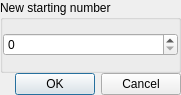
<?xml version="1.0" encoding="UTF-8"?>
<ui version="4.0">
 <class>RenumberDialog</class>
 <widget class="QDialog" name="RenumberDialog">
  <property name="geometry">
   <rect>
    <x>0</x>
    <y>0</y>
    <width>181</width>
    <height>95</height>
   </rect>
  </property>
  <property name="windowTitle">
   <string>Renumber</string>
  </property>
  <property name="windowIcon">
   <iconset>
    <normalon>:/subsurface-icon</normalon>
   </iconset>
  </property>
  <layout class="QVBoxLayout" name="verticalLayout_2">
   <property name="spacing">
    <number>0</number>
   </property>
   <property name="margin">
    <number>0</number>
   </property>
   <item>
    <widget class="QGroupBox" name="groupBox">
     <property name="title">
      <string>New starting number</string>
     </property>
     <layout class="QVBoxLayout" name="verticalLayout">
      <property name="margin">
       <number>0</number>
      </property>
      <item>
       <widget class="QSpinBox" name="spinBox">
        <property name="maximum">
         <number>99999</number>
        </property>
       </widget>
      </item>
     </layout>
    </widget>
   </item>
   <item>
    <widget class="QDialogButtonBox" name="buttonBox">
     <property name="orientation">
      <enum>Qt::Horizontal</enum>
     </property>
     <property name="standardButtons">
      <set>QDialogButtonBox::Cancel|QDialogButtonBox::Ok</set>
     </property>
    </widget>
   </item>
  </layout>
 </widget>
 <resources>
  <include location="../subsurface.qrc"/>
 </resources>
 <connections>
  <connection>
   <sender>buttonBox</sender>
   <signal>accepted()</signal>
   <receiver>RenumberDialog</receiver>
   <slot>accept()</slot>
   <hints>
    <hint type="sourcelabel">
     <x>248</x>
     <y>254</y>
    </hint>
    <hint type="destinationlabel">
     <x>157</x>
     <y>274</y>
    </hint>
   </hints>
  </connection>
  <connection>
   <sender>buttonBox</sender>
   <signal>rejected()</signal>
   <receiver>RenumberDialog</receiver>
   <slot>reject()</slot>
   <hints>
    <hint type="sourcelabel">
     <x>316</x>
     <y>260</y>
    </hint>
    <hint type="destinationlabel">
     <x>286</x>
     <y>274</y>
    </hint>
   </hints>
  </connection>
 </connections>
</ui>
